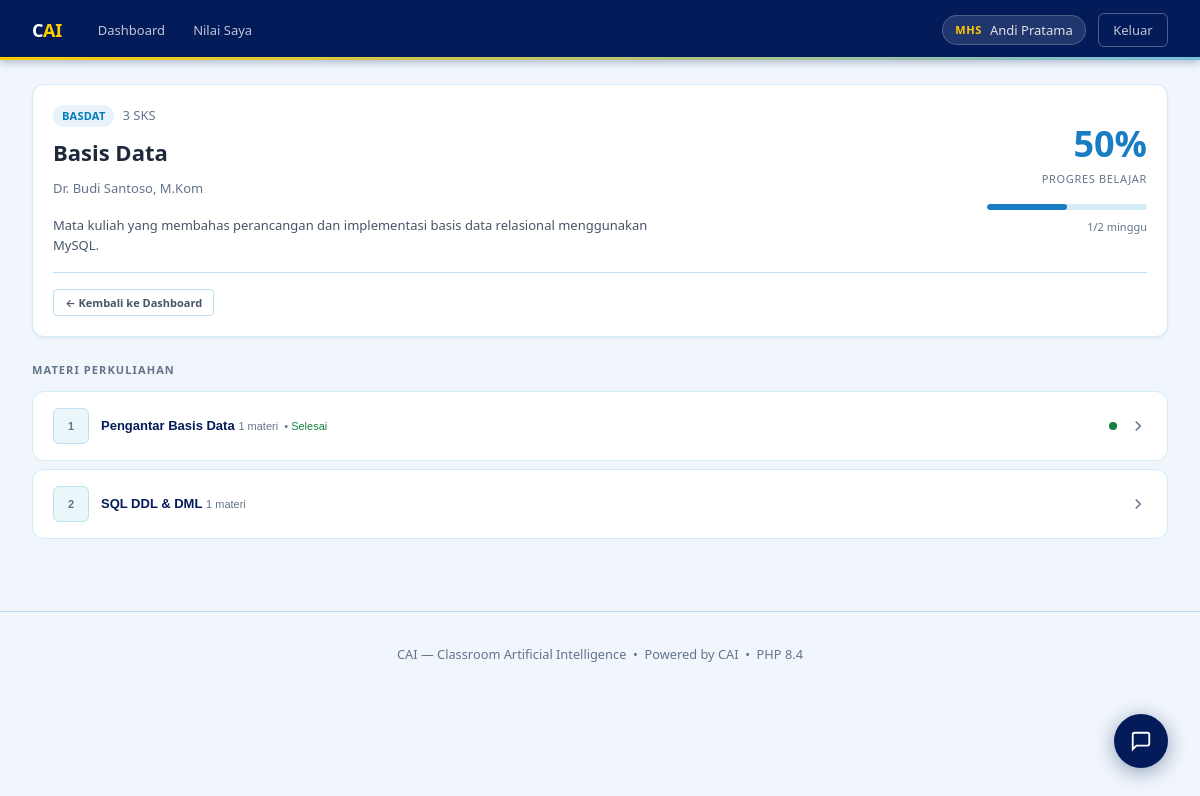
Page /mahasiswa/detail_matkul.php?id=2 (signed in) on the committed database.
### tables this page shows
CREATE TABLE courses (
    id         INT          AUTO_INCREMENT PRIMARY KEY,
    kode_mk    VARCHAR(20)  NOT NULL UNIQUE,
    nama_mk    VARCHAR(100) NOT NULL,
    sks        INT          NOT NULL DEFAULT 3,
    deskripsi  TEXT         DEFAULT NULL,
    dosen_id   INT          NOT NULL,
    created_at TIMESTAMP    DEFAULT CURRENT_TIMESTAMP,
    FOREIGN KEY (dosen_id) REFERENCES users(id) ON DELETE RESTRICT
);

CREATE TABLE users (
    id          INT          AUTO_INCREMENT PRIMARY KEY,
    username    VARCHAR(50)  NOT NULL UNIQUE,
    full_name   VARCHAR(100) DEFAULT NULL,
    email       VARCHAR(100) NOT NULL UNIQUE,
    password    VARCHAR(255) NOT NULL,
    role        ENUM('mahasiswa','dosen') NOT NULL,
    nrp_nip     VARCHAR(20)  DEFAULT NULL,
    tahun_masuk YEAR         DEFAULT NULL,
    is_active   TINYINT(1)   NOT NULL DEFAULT 1,
    created_at  TIMESTAMP    DEFAULT CURRENT_TIMESTAMP
);

CREATE TABLE course_weeks (
    id               INT          AUTO_INCREMENT PRIMARY KEY,
    course_id        INT          NOT NULL,
    minggu_ke        INT          NOT NULL,
    judul_minggu     VARCHAR(255) DEFAULT NULL,
    deskripsi_minggu TEXT         DEFAULT NULL,
    UNIQUE KEY uq_week (course_id, minggu_ke),
    CONSTRAINT chk_minggu CHECK (minggu_ke BETWEEN 1 AND 16),
    FOREIGN KEY (course_id) REFERENCES courses(id) ON DELETE CASCADE
);

### includes/auth.php (called while the page is built, shortened)
<?php
function h(string $str): string {
    return htmlspecialchars($str, ENT_QUOTES, 'UTF-8');
}

### mahasiswa/detail_matkul.php (the view, shortened to what this page needs)
<?php
require_once __DIR__ . '/../includes/auth.php';
$uid     = (int)$_SESSION['user_id'];
$cid     = intval($_GET['id'] ?? 0);
$conn    = Database::getInstance()->getConnection();
$stmt = $conn->prepare(
    "SELECT c.id, c.kode_mk, c.nama_mk, c.sks, c.deskripsi, u.full_name AS dosen_nama
     FROM courses c
     JOIN enrollments e ON e.course_id = c.id AND e.user_id = ?
     JOIN users u ON u.id = c.dosen_id
     WHERE c.id = ?"
);
$stmt->bind_param('ii', $uid, $cid);
$stmt->execute();
$course = $stmt->get_result()->fetch_assoc();
$stmt = $conn->prepare(
    "SELECT cw.id AS week_id, cw.minggu_ke, cw.judul_minggu, cw.deskripsi_minggu,
            COALESCE(p.is_completed, 0) AS is_completed
     FROM course_weeks cw
     LEFT JOIN progress p ON p.course_id = cw.course_id AND p.minggu_ke = cw.minggu_ke AND p.user_id = ?
     WHERE cw.course_id = ?
     ORDER BY cw.minggu_ke"
);
$stmt->bind_param('ii', $uid, $cid);
$stmt->execute();
$weeks_raw = $stmt->get_result()->fetch_all(MYSQLI_ASSOC);
$week_ids = array_column($weeks_raw, 'week_id');
$materials_by_week = [];
if ($week_ids) {
    $in = implode(',', array_map('intval', $week_ids));
    $mats = $conn->query("SELECT * FROM materials WHERE week_id IN ($in) ORDER BY id");
    while ($m = $mats->fetch_assoc()) $materials_by_week[$m['week_id']][] = $m;
}
$total_weeks = count($weeks_raw);
$done_weeks  = count(array_filter($weeks_raw, fn($w) => $w['is_completed']));
$pct         = $total_weeks > 0 ? round($done_weeks / $total_weeks * 100) : 0;
require_once __DIR__ . '/../includes/header.php';
?>
<div class="container">
  <div class="card mb-3">
    <div class="d-flex justify-between align-center" style="flex-wrap:wrap;gap:var(--s-4)">
      <div>
        <div class="d-flex align-center gap-1 mb-1">
          <span class="badge badge-link"><?= h($course['kode_mk']) ?></span>
          <span class="text-sm text-muted"><?= $course['sks'] ?> SKS</span>
        </div>
        <h1 style="font-size:var(--text-xl);font-weight:700"><?= h($course['nama_mk']) ?></h1>
        <p class="text-sm text-muted mt-1"><?= h($course['dosen_nama']) ?></p>
        <?php if ($course['deskripsi']): ?>
        <p class="text-sm text-2 mt-2" style="max-width:600px"><?= h($course['deskripsi']) ?></p>
        <?php endif; ?>
      </div>
      <div style="text-align:right;min-width:160px">
        <div style="font-size:var(--text-3xl);font-weight:800;color:var(--accent);line-height:1"><?= $pct ?>%</div>
        <div class="text-xs text-muted mt-1" style="text-transform:uppercase;letter-spacing:.06em">Progres Belajar</div>
        <div class="progress-bar-bg mt-2" style="height:6px">
          <div class="progress-bar <?= $pct===100?'complete':'' ?>"
               id="overall-progress-bar" style="width:<?= $pct ?>%"></div>
        </div>
        <div class="text-xs text-muted mt-1" id="overall-progress-label">
          <?= $done_weeks ?>/<?= $total_weeks ?> minggu
        </div>
      </div>
    </div>
    <div class="mt-2" style="padding-top:var(--s-4);border-top:1px solid var(--border)">
      <a href="<?= BASE_URL ?>/mahasiswa/dashboard.php" class="btn btn-ghost btn-sm">
        &larr; Kembali ke Dashboard
      </a>
    </div>
  </div>
  <div class="section-label">Materi Perkuliahan</div>
  <div class="accordion">
    <?php foreach ($weeks_raw as $week):
      $wid   = $week['week_id'];
      $mats  = $materials_by_week[$wid] ?? [];
      $done  = (bool)$week['is_completed'];
    ?>
    <div class="accordion-item" id="week-item-<?= $week['minggu_ke'] ?>">
      <button class="accordion-trigger" type="button">
        <span class="week-num"><?= $week['minggu_ke'] ?></span>
        <span class="accordion-info">
          <span class="accordion-title"><?= h($week['judul_minggu'] ?? "Minggu {$week['minggu_ke']}") ?></span>
          <span class="accordion-sub">
            <?= count($mats) ?> materi
            <?php if ($done): ?>&nbsp;&bull;&nbsp;<span style="color:var(--success)">Selesai</span><?php endif; ?>
          </span>
        </span>
        <?php if ($done): ?>
          <span class="accordion-badge-done"></span>
        <?php else: ?>
          <span class="accordion-badge-done" style="display:none"></span>
        <?php endif; ?>
        <svg class="accordion-chevron" viewBox="0 0 24 24" fill="none" stroke="currentColor" stroke-width="2">
          <polyline points="9 18 15 12 9 6"/>
        </svg>
      </button>
    </div>
    <?php endforeach; ?>
  </div>
</div>
<button class="fab" onclick="toggleChat()" title="Tanya CAI">
  <svg viewBox="0 0 24 24" fill="none" stroke="currentColor" stroke-width="2">
    <path d="M21 15a2 2 0 0 1-2 2H7l-4 4V5a2 2 0 0 1 2-2h14a2 2 0 0 1 2 2z"/>
  </svg>
</button>
<?php require_once __DIR__ . '/../includes/footer.php'; ?>

### rows in the picture
courses: kode_mk "BASDAT", sks "3", nama_mk "Basis Data", dosen.full_name "Dr. Budi Santoso, M.Kom", deskripsi "Mata kuliah yang membahas perancangan dan implementasi basis data relasional menggunakan MySQL."
course_weeks: minggu_ke "1", judul_minggu "Pengantar Basis Data", id "1", shows "Selesai"
course_weeks: minggu_ke "2", judul_minggu "SQL DDL & DML", id "1"

### other values in the picture
$full_name "Andi Pratama"
$pct "50"
$done_weeks "1"
$total_weeks "2"
PHP_MAJOR_VERSION "8"
PHP_MINOR_VERSION "4"
